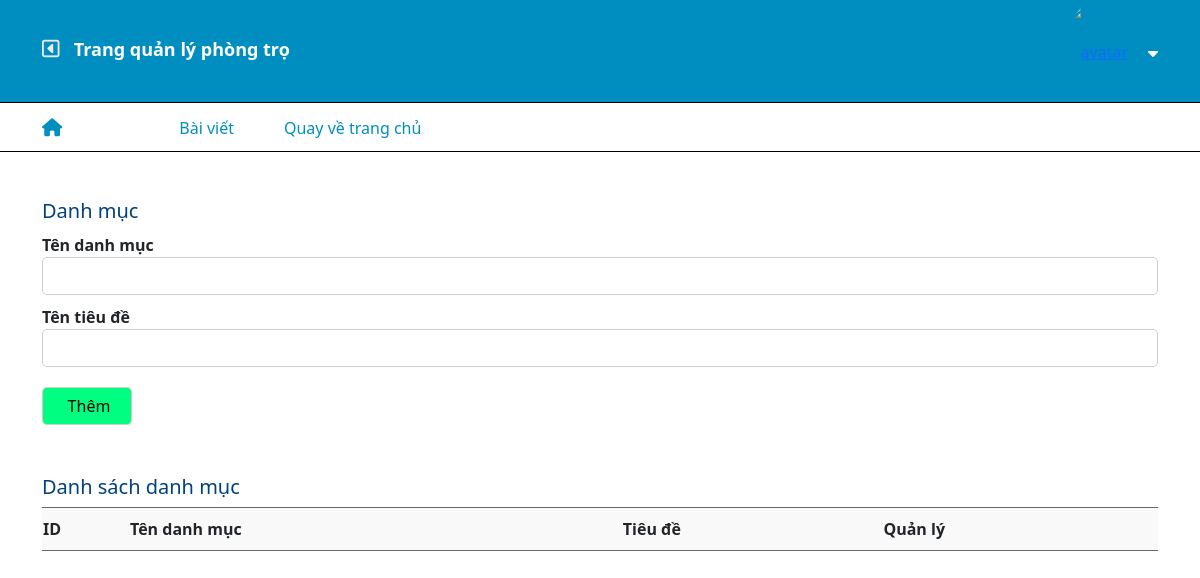
Page /admin/category.php on the earlier database version.
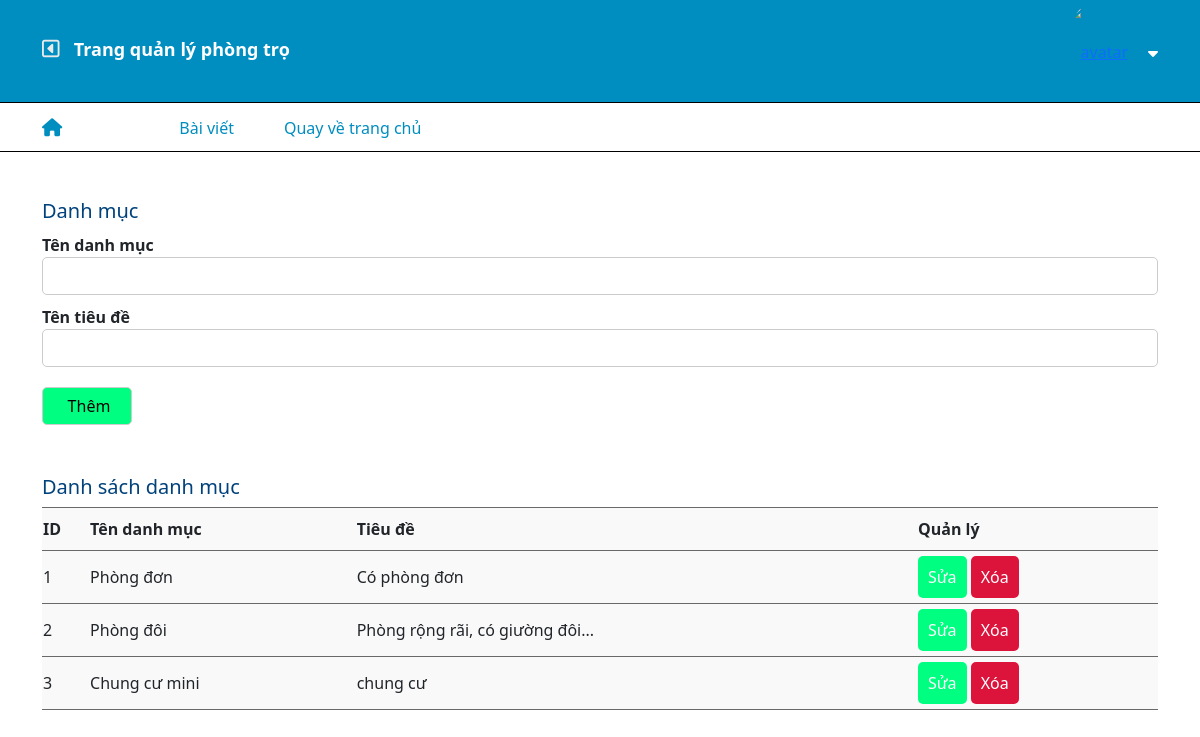
Same page on the later database version.
### tables this page shows
CREATE TABLE `category` (
  `id` int(10) NOT NULL,
  `category_name` varchar(255) NOT NULL,
  `title` varchar(255) NOT NULL,
  `created_at` timestamp NOT NULL DEFAULT current_timestamp()
);

### admin/category.php (the view, shortened to what this page needs)
<?php
 include "../include/connect.php";
    $category = mysqli_query($conn, "SELECT * FROM  category");
?>
<!DOCTYPE html>
<html lang="en">
<head>
    <link
      href="https://cdn.jsdelivr.net/npm/bootstrap@5.1.3/dist/css/bootstrap.min.css"
      rel="stylesheet"
    />
    <link rel="stylesheet" href="../libs/fontawesome/css/all.min.css" />
    <link rel="stylesheet" href="./style/style.css">
</head>
<body>
        <div class="footer_admin">
            <?php include "./include/header.php" ?>
                <div class="container">
                    <div class="add-category">
                        <form action="" method="POST">
                            <h5>Danh mục</h5>
                            <p>Tên danh mục</p>
                            <input type="text" name="category-name" id="">
                            <p>Tên tiêu đề</p>
                            <input type="text" name="title" id="">
                            <input type="submit" value="Thêm" name ="themmoi" class="btn-add">
                        </form>
                    </div>
                    <div class="category">
                        <form action="#">
                            <h5>Danh sách danh mục</h5>
                            <table class="show-category">
                                <thead>
                                    <tr class="title">
                                        <td>ID</td>
                                        <td>Tên danh mục</td>
                                        <td>Tiêu đề</td>
                                        <td>Quản lý</td>
                                    </tr>
                                </thead>
                                <tbody>
                                    <?php foreach ($category as $key => $value) { ?>
                                        <tr>
                                            <td><?php echo $key + 1 ?></td>
                                            <td><?php echo $value['category_name'] ?></td>
                                            <td><?php echo $value['title'] ?></td>
                                            <td>
                                                <a href="./edit-category.php?id=<?php echo $value['id']?>" class=" btn-add btn-change">Sửa</a>
                                                <a href="./category.php?del=<?php echo $value['id']?>" class="btn-add btn-delete" onclick="return confirm('Bạn chắc chắn muốn xóa?');" >Xóa</a>
                                            </td>
                                        </tr>
                                    <?php } ?>
                                </tbody>
                            </table>
                        </form>
                    </div>
                </div>
            </div>
        </div>
</body>
</html>

Differences in the rows shown:
added category: category_name "Phòng đơn", title "Có phòng đơn"
added category: category_name "Phòng đôi", title "Phòng rộng rãi, có giường đôi..."
added category: category_name "Chung cư mini", title "chung cư"
